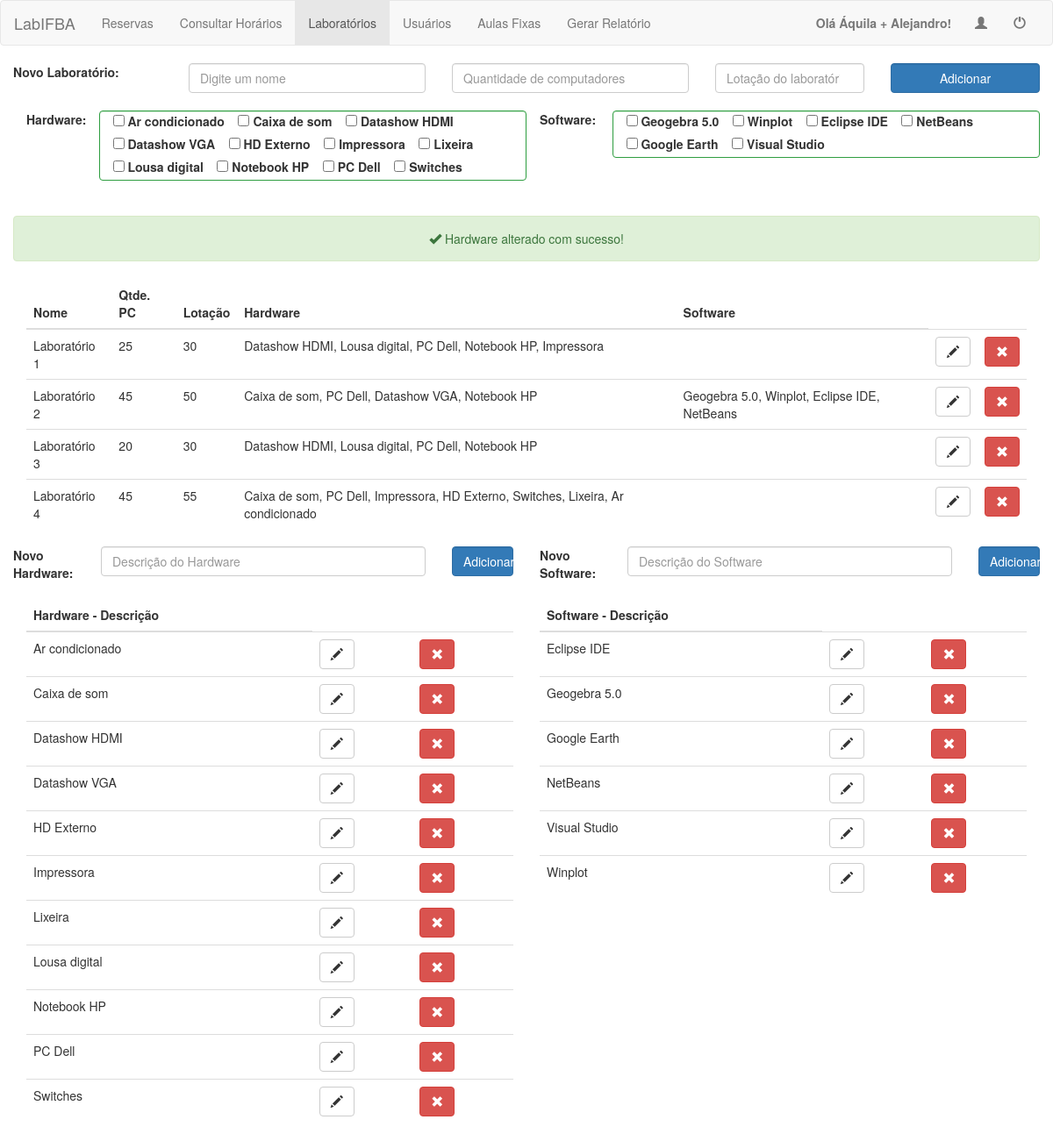
Page /?page=labs&updth=true (signed in) on the committed database.
### tables this page shows
CREATE TABLE IF NOT EXISTS `hardware` (
`idHardware` int(11) NOT NULL,
  `Desc` varchar(255) NOT NULL
);

CREATE TABLE IF NOT EXISTS `software` (
`idSoftware` int(11) NOT NULL,
  `Descricao` varchar(255) DEFAULT NULL
);

CREATE TABLE IF NOT EXISTS `laboratorios` (
`CodLab` int(5) NOT NULL,
  `Nome` varchar(50) NOT NULL,
  `QtdeComputadores` int(5) unsigned DEFAULT NULL,
  `Lotacao` int(5) unsigned DEFAULT NULL
);

### resources/php/labs.php (the view, shortened to what this page needs)
<?php
include "connect.php";
$link = mysqli_connect($host, $user, $password, $database);
mysqli_query($link, "SET NAMES utf8");
if($_SESSION["perf"]> 1) {
    ?>
    <form class="form-horizontal smaller-margin-bottom clearfix" action="resources/php/addlabs.php" method="post">
        <div class="row smaller-margin-bottom">
            <div class="col-lg-2"><b>Novo Laboratório:</b></div>
            <div class="col-lg-3">
                <input class="form-control" type="text" size="50" maxlength="50" name="nome" placeholder="Digite um nome" required>
            </div>
            <div class="col-lg-3">
                <input class="form-control" type="number" min="0" max="99999" maxlength="5" name="qtdepc"
                       placeholder="Quantidade de computadores" required>
            </div>
            <div class="col-lg-2">
                <input class="form-control" type="number" min="0" max="99999" size="5" maxlength="5" name="lotacao"
                       placeholder="Lotação do laboratório">
            </div>
            <div class="col-lg-2">
                <button class="btn btn-primary form-control" type="submit">
                    Adicionar
                </button>
            </div>
        </div>
        <div class="col-lg-1"><b>Hardware:</b></div>
        <div class="col-lg-5  lilwindow smaller-margin-bottom">
            <?php
            $query = "SELECT idHardware, `Desc` FROM hardware";
            $result = mysqli_query($link, $query);
            if (mysqli_num_rows($result) <= 0) {
                echo "<div class=\"alert alert-warning text-center\">Não há hardware cadastrado</div>";
            } else {
                while ($row = mysqli_fetch_array($result)) {
                    ?>
                    <label>
                        <input type="checkbox" value="<?php echo $row["idHardware"]; ?>" name="hardware[]">
                        <?php echo $row["Desc"]; ?>&nbsp;&nbsp;&nbsp;
                    </label>
                    <?php
                }
            }
            ?>
        </div>
        <div class="col-lg-1"><b>Software:</b></div>
        <div class="col-lg-5 lilwindow smaller-margin-bottom">
            <?php
            $query = "SELECT idSoftware, Descricao FROM software";
            $result = mysqli_query($link, $query);
            if (mysqli_num_rows($result) <= 0) {
                echo "<div class=\"alert alert-warning text-center\">Não há software cadastrado</div>";
            } else {
                while ($row = mysqli_fetch_array($result)) {
                    ?>
                    <label>
                        <input type="checkbox" value="<?php echo $row["idSoftware"]; ?>" name="software[]">
                        <?php echo $row["Descricao"]; ?>&nbsp;&nbsp;&nbsp;
                    </label>
                    <?php
                }
            }
            ?>
        </div>
    </form>
            <?php
    if (isset($_GET["updth"])) {
        if ($_GET["updth"] == "true") {
            ?>
            <div class="col-lg-12 alert alert-success text-center">
                <span class="glyphicon glyphicon-ok"> </span>
                Hardware alterado com sucesso!
            </div>
            <?php
        }
    }
            ?>
                <?php
}
$query = "SELECT CodLab, Nome, QtdeComputadores, Lotacao FROM laboratorios ORDER BY Nome";
$result = mysqli_query($link, $query);
if(mysqli_num_rows($result) <= 0){
    echo "<div class=\"alert alert-warning col-lg-12 text-center\">Não há laboratórios cadastrados</div>";
}
else {
    ?>
    <div class="col-lg-12">
        <table class="table">
            <thead>
                <th>Nome</th>
                <th title="Quantidade de Computadores">Qtde. PC</th>
                <th>Lotação</th>
                <th>Hardware</th>
                <th>Software</th>
            </thead>
            <tbody>
            <?php
            while ($row = mysqli_fetch_array($result)) {
                ?>
                <tr>
                    <td><?php echo $row["Nome"]; ?></td>
                    <td><?php echo $row["QtdeComputadores"]; ?></td>
                    <td><?php echo $row["Lotacao"]; ?></td>
                    <td><?php
                        $queryh = "SELECT hardware, `Desc` FROM lab_h, hardware WHERE idHardware = hardware AND laboratorio = ".$row["CodLab"];
                        $resulth = mysqli_query($link, $queryh);
                        while ($rowh = mysqli_fetch_array($resulth)) {
                            $hdw[] = $rowh["Desc"];
                        }
                        if(!empty($hdw)){
                            echo implode(", ", $hdw);
                            $hdw = array();
                        }?></td>
                    <td>
                    <?php
                        $querys = "SELECT software, Descricao FROM lab_s, software WHERE idSoftware = software AND laboratorio = ".$row["CodLab"];
                        $results = mysqli_query($link, $querys);
                        while ($rows = mysqli_fetch_array($results)) {
                            $sft[] = $rows["Descricao"];
                        }
                        if(!empty($sft)) {
                            echo implode(", ", $sft);
                            $sft = array();
                        }?></td>
                    <?php if($_SESSION["perf"]> 1) { ?>
                    <td>
                        <form action="?page=labs" method="post" title="Alterar">
                            <button class="btn btn-default" name="alter" type="submit" value="<?php echo $row["CodLab"]; ?>">
                                <span class="glyphicon glyphicon-pencil"> </span>
                            </button>
                        </form>
                    </td>
                    <td>
                        <form action="resources/php/removelabs.php" method="post" title="Remover">
                            <button class="btn btn-danger remove" name="remove" type="submit" value="<?php echo $row["CodLab"]; ?>">
                                <span class="glyphicon glyphicon-remove"></span>
                            </button>
                        </form>
                    </td>
                    <?php } ?>
                </tr>
                <?php
            }
            ?>
            </tbody>
        </table>
    </div>
    <?php
}
if($_SESSION["perf"] > 1) {
                ?>
    <div class="row smaller-margin-bottom">
        <form class="form-horizontal" action="resources/php/addhdw.php" method="post">
            <div class="col-lg-1"><b>Novo Hardware:</b></div>
            <div class="col-lg-4"><input class="form-control" type="text" size="300" maxlength="300" name="deschard"
                                         placeholder="Descrição do Hardware"></div>
            <div class="col-lg-1">
                <button class="btn btn-primary form-control" type="submit"> Adicionar</button>
            </div>
        </form>
        <form class="form-horizontal" action="resources/php/addsft.php" method="post">
            <div class="col-lg-1"><b>Novo Software:</b></div>
            <div class="col-lg-4"><input class="form-control" type="text" size="300" maxlength="300" name="descsoft"
                                         placeholder="Descrição do Software"></div>
            <div class="col-lg-1">
                <button class="btn btn-primary form-control" type="submit"> Adicionar</button>
            </div>
        </form>
    </div>
    <?php
    $query = "SELECT idHardware,`Desc` FROM hardware ORDER BY `Desc`";
    $result = mysqli_query($link, $query);
    if (mysqli_num_rows($result) <= 0) {
        echo "<div class=\"alert alert-warning col-lg-6 text-center\">Não há hardware cadastrados</div>";
    } else {
        ?>
        <div class="col-lg-6">
            <table class="table">
                <thead>
                <th>Hardware - Descrição</th>
                </thead>
                <tbody>
                <?php
                while ($row = mysqli_fetch_array($result)) {
                    ?>
                    <tr>
                        <td><?php echo $row["Desc"]; ?></td>
                        <td>
                            <form action="?page=labs" method="post" title="Alterar">
                                <button class="btn btn-default" name="alterh" type="submit"
                                        value="<?php echo $row["idHardware"]; ?>">
                                    <span class="glyphicon glyphicon-pencil"> </span>
                                </button>
                            </form>
                        </td>
                        <td>
                            <form action="resources/php/removeh.php" method="post" title="Remover">
                                <button class="btn btn-danger remove" name="removeh" type="submit"
                                        value="<?php echo $row["idHardware"]; ?>">
                                    <span class="glyphicon glyphicon-remove"></span>
                                </button>
                            </form>
                        </td>
                    </tr>
                    <?php
                }
                ?>
                </tbody>
            </table>
        </div>
        <?php
    }
    $query = "SELECT idSoftware, Descricao FROM software ORDER BY Descricao";
    $result = mysqli_query($link, $query);
    if (mysqli_num_rows($result) <= 0) {
        echo "<div class=\"alert alert-warning col-lg-6 text-center\">Não há software cadastrados</div>";
    } else {
        ?>
        <div class="col-lg-6">
            <table class="table">
                <thead>
                <th>Software - Descrição</th>
                </thead>
                <tbody>
                <?php
                while ($row = mysqli_fetch_array($result)) {
                    ?>
                    <tr>
                        <td><?php echo $row["Descricao"]; ?></td>
                        <td>
                            <form action="?page=labs" method="post" title="Alterar">
                                <button class="btn btn-default" name="alters" type="submit"
                                        value="<?php echo $row["idSoftware"]; ?>">
                                    <span class="glyphicon glyphicon-pencil"> </span>
                                </button>
                            </form>
                        </td>
                        <td>
                            <form action="resources/php/removes.php" method="post" title="Remover">
                                <button class="btn btn-danger remove" name="removes" type="submit"
                                        value="<?php echo $row["idSoftware"]; ?>">
                                    <span class="glyphicon glyphicon-remove"></span>
                                </button>
                            </form>
                        </td>
                    </tr>
                    <?php
                }
                ?>
                </tbody>
            </table>
        </div>
        <?php
    }
}
    ?>

### index.php (shortened to what this page needs)
<?php
if(!isset($_SESSION["login"])){
    include "resources/php/loginform.php";
}
else{
    include "resources/php/mainpage.php";
}

### resources/php/mainpage.php (shortened to what this page needs)
<!DOCTYPE html>
<html lang="pt-BR">
<head>
	<link href="vendor/bootstrap/css/bootstrap.min.css" rel="stylesheet" type="text/css">
	<link href="resources/css/styles.css" rel="stylesheet" type="text/css">
</head>
<body>
<nav class="navbar navbar-default">
	<div class="container-fluid">
		<div class="navbar-header">
			<a class="navbar-brand" href="?page=home">LabIFBA</a>
		</div>
		<div class="collapse navbar-collapse" id="bs-example-navbar-collapse-1">
			<ul class="nav navbar-nav">
				<li class="<?php echo ($_GET["page"] == "reservas" || $_GET["page"] == "home" ? "active" : ""); ?>"><a href="?page=reservas">Reservas</a></li>
				<?php if($_SESSION["perf"] > 0){  ?>
					<li class="<?php echo ($_GET["page"] == "sched" ? "active" : ""); ?>"><a href="?page=sched">Consultar Horários</a></li>
					<li class="<?php echo ($_GET["page"] == "labs" ? "active" : ""); ?>"><a href="?page=labs">Laboratórios</a></li>
				<?php } ?>
				<?php if($_SESSION["perf"] > 1){  ?>
					<li class="<?php echo ($_GET["page"] == "users" ? "active" : ""); ?>"><a href="?page=users">Usuários</a></li>
					<li class="<?php echo ($_GET["page"] == "afix" ? "active" : ""); ?>"><a href="?page=afix">Aulas Fixas</a></li>
					<li class="<?php echo ($_GET["page"] == "report" ? "active" : ""); ?>"><a href="?page=report">Gerar Relatório</a></li>
				<?php } ?>
			</ul>
			<ul class="nav navbar-nav navbar-right">
				<li class="<?php echo ($_GET["page"] == "change" ? "active" : ""); ?>" title="Alterar meus dados"><a href="?page=change"><span class="glyphicon glyphicon-user"></span></a></li>
				<li title="Sair"><a href="resources/php/sair.php"><span class="glyphicon glyphicon-off"></span></a></li>
			</ul>
			<p class="nav navbar-text navbar-right"><b><?php echo "Olá ".$_SESSION["Nome"]."!"; ?></b>&nbsp;&nbsp;&nbsp;</p>
		</div>
	</div>
</nav>
<main class="container-fluid">
	<?php
		if(isset($_GET["page"])){
			switch($_GET["page"]){
				case "labs":
					include "resources/php/labs.php";
					break;
			}
		}
	?>
</main>
</body>
</html>

### resources/css/styles.css (style rules this page uses)
.smaller-margin-bottom { margin-bottom: 20px; }
.lilwindow { border: 1px solid #2f9e41; max-height: 85px; overflow-y: auto; border-radius: 4px; box-shadow: inset 0 1px 1px rgba(50,160,65,.25); }

### rows in the picture
hardware: Desc "Ar condicionado", $row["idHardware"] 16 (drawn)
hardware: Desc "Caixa de som", $row["idHardware"] 4 (drawn)
hardware: Desc "Datashow HDMI", $row["idHardware"] 1 (drawn)
hardware: Desc "Datashow VGA", $row["idHardware"] 6 (drawn)
hardware: Desc "HD Externo", $row["idHardware"] 9 (drawn)
hardware: Desc "Impressora", $row["idHardware"] 8 (drawn)
hardware: Desc "Lixeira", $row["idHardware"] 15 (drawn)
hardware: Desc "Lousa digital", $row["idHardware"] 3 (drawn)
hardware: Desc "Notebook HP", $row["idHardware"] 7 (drawn)
hardware: Desc "PC Dell", $row["idHardware"] 5 (drawn)
hardware: Desc "Switches", $row["idHardware"] 10 (drawn)
software: Descricao "Geogebra 5.0", $row["idSoftware"] 1 (drawn)
software: Descricao "Winplot", $row["idSoftware"] 4 (drawn)
software: Descricao "Eclipse IDE", $row["idSoftware"] 5 (drawn)
software: Descricao "NetBeans", $row["idSoftware"] 6 (drawn)
software: Descricao "Google Earth", $row["idSoftware"] 7 (drawn)
software: Descricao "Visual Studio", $row["idSoftware"] 8 (drawn)
laboratorios: Nome "Laboratório 1", QtdeComputadores "25", Lotacao "30", hdw "Datashow HDMI, Lousa digital, PC Dell, Notebook HP, Impressora", $row["CodLab"] 8 (drawn)
laboratorios: Nome "Laboratório 2", QtdeComputadores "45", Lotacao "50", hdw "Caixa de som, PC Dell, Datashow VGA, Notebook HP", sft "Geogebra 5.0, Winplot, Eclipse IDE, NetBeans", $row["CodLab"] 11 (drawn)
laboratorios: Nome "Laboratório 3", QtdeComputadores "20", Lotacao "30", hdw "Datashow HDMI, Lousa digital, PC Dell, Notebook HP", $row["CodLab"] 10 (drawn)
laboratorios: Nome "Laboratório 4", QtdeComputadores "45", Lotacao "55", hdw "Caixa de som, PC Dell, Impressora, HD Externo, Switches, Lixeira, Ar condicionado", $row["CodLab"] 9 (drawn)

### other values in the picture
$_SESSION["Nome"] "Áquila + Alejandro"
